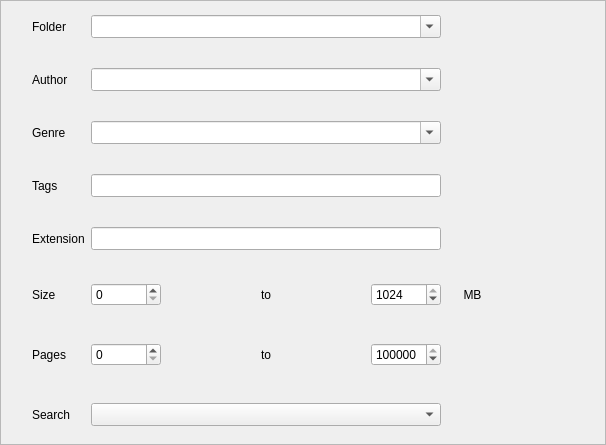
           <widget class="QFrame" name="frameSearchCriteria">
            <property name="sizePolicy">
             <sizepolicy hsizetype="Preferred" vsizetype="Preferred">
              <horstretch>0</horstretch>
              <verstretch>0</verstretch>
             </sizepolicy>
            </property>
            <property name="styleSheet">
             <string notr="true"/>
            </property>
            <property name="frameShape">
             <enum>QFrame::StyledPanel</enum>
            </property>
            <property name="frameShadow">
             <enum>QFrame::Raised</enum>
            </property>
            <layout class="QGridLayout" name="gridLayout_6">
             <property name="sizeConstraint">
              <enum>QLayout::SetDefaultConstraint</enum>
             </property>
             <property name="topMargin">
              <number>9</number>
             </property>
             <property name="bottomMargin">
              <number>9</number>
             </property>
             <item row="0" column="0">
              <layout class="QGridLayout" name="gridLayCriteria" rowstretch="0,0,0,0,0,0,0,0" columnstretch="1,3,2,3,1,1">
               <property name="leftMargin">
                <number>20</number>
               </property>
               <property name="topMargin">
                <number>5</number>
               </property>
               <property name="rightMargin">
                <number>20</number>
               </property>
               <property name="bottomMargin">
                <number>5</number>
               </property>
               <property name="verticalSpacing">
                <number>30</number>
               </property>
               <item row="5" column="5">
                <widget class="QPushButton" name="buttonSearchCriteria">
                 <property name="minimumSize">
                  <size>
                   <width>70</width>
                   <height>30</height>
                  </size>
                 </property>
                 <property name="maximumSize">
                  <size>
                   <width>90</width>
                   <height>16777215</height>
                  </size>
                 </property>
                 <property name="cursor">
                  <cursorShape>PointingHandCursor</cursorShape>
                 </property>
                 <property name="toolTip">
                  <string>Search Criteria</string>
                 </property>
                 <property name="styleSheet">
                  <string notr="true">/*QPushButton{
border: 1px solid grey;
}
QPushButton:hover
{
border: 1px solid lightblue;

}*/
border: 0px;</string>
                 </property>
                 <property name="text">
                  <string/>
                 </property>
                 <property name="icon">
                  <iconset resource="images.qrc">
                   <normaloff>:/icons/search_icon.png</normaloff>:/icons/search_icon.png</iconset>
                 </property>
                 <property name="iconSize">
                  <size>
                   <width>30</width>
                   <height>30</height>
                  </size>
                 </property>
                 <property name="flat">
                  <bool>true</bool>
                 </property>
                </widget>
               </item>
               <item row="4" column="0">
                <widget class="QLabel" name="labelExtensionCriteria">
                 <property name="text">
                  <string>Extension</string>
                 </property>
                </widget>
               </item>
               <item row="7" column="0">
                <widget class="QLabel" name="labelSearchCriteria">
                 <property name="text">
                  <string>Search</string>
                 </property>
                </widget>
               </item>
               <item row="1" column="0">
                <widget class="QLabel" name="labelAuthorCriteria">
                 <property name="text">
                  <string>Author</string>
                 </property>
                </widget>
               </item>
               <item row="3" column="0">
                <widget class="QLabel" name="labelGroupsCriteria">
                 <property name="text">
                  <string>Tags</string>
                 </property>
                </widget>
               </item>
               <item row="5" column="1">
                <widget class="QSpinBox" name="spinBoxFromSizeCriteria">
                 <property name="maximumSize">
                  <size>
                   <width>70</width>
                   <height>16777215</height>
                  </size>
                 </property>
                 <property name="maximum">
                  <number>1023</number>
                 </property>
                </widget>
               </item>
               <item row="7" column="1" colspan="3">
                <widget class="QComboBox" name="comboBoxSearchLoad">
                 <property name="minimumSize">
                  <size>
                   <width>0</width>
                   <height>23</height>
                  </size>
                 </property>
                 <property name="editable">
                  <bool>false</bool>
                 </property>
                 <item>
                  <property name="text">
                   <string/>
                  </property>
                 </item>
                </widget>
               </item>
               <item row="6" column="5">
                <widget class="QPushButton" name="buttonClearCriteria">
                 <property name="minimumSize">
                  <size>
                   <width>70</width>
                   <height>30</height>
                  </size>
                 </property>
                 <property name="maximumSize">
                  <size>
                   <width>90</width>
                   <height>16777215</height>
                  </size>
                 </property>
                 <property name="cursor">
                  <cursorShape>PointingHandCursor</cursorShape>
                 </property>
                 <property name="toolTip">
                  <string>Clear Criteria</string>
                 </property>
                 <property name="styleSheet">
                  <string notr="true">/*QPushButton{
border: 1px solid grey;
}
QPushButton:hover
{
border: 1px solid lightblue;

}*/
border: 0px;</string>
                 </property>
                 <property name="text">
                  <string/>
                 </property>
                 <property name="icon">
                  <iconset resource="images.qrc">
                   <normaloff>:/icons/clear_search_white_icon.png</normaloff>:/icons/clear_search_white_icon.png</iconset>
                 </property>
                 <property name="iconSize">
                  <size>
                   <width>30</width>
                   <height>30</height>
                  </size>
                 </property>
                 <property name="flat">
                  <bool>true</bool>
                 </property>
                </widget>
               </item>
               <item row="5" column="0">
                <widget class="QLabel" name="labelSizeCriteria">
                 <property name="text">
                  <string>Size</string>
                 </property>
                </widget>
               </item>
               <item row="5" column="3">
                <widget class="QSpinBox" name="spinBoxToSizeCriteria">
                 <property name="maximumSize">
                  <size>
                   <width>70</width>
                   <height>16777215</height>
                  </size>
                 </property>
                 <property name="maximum">
                  <number>1024</number>
                 </property>
                 <property name="value">
                  <number>1024</number>
                 </property>
                </widget>
               </item>
               <item row="7" column="5">
                <widget class="QPushButton" name="buttonSaveCriteria">
                 <property name="minimumSize">
                  <size>
                   <width>70</width>
                   <height>30</height>
                  </size>
                 </property>
                 <property name="maximumSize">
                  <size>
                   <width>90</width>
                   <height>16777215</height>
                  </size>
                 </property>
                 <property name="cursor">
                  <cursorShape>PointingHandCursor</cursorShape>
                 </property>
                 <property name="toolTip">
                  <string>Save Criteria</string>
                 </property>
                 <property name="styleSheet">
                  <string notr="true">/*QPushButton{
border: 1px solid grey;
}
QPushButton:hover
{
border: 1px solid lightblue;

}*/
border: 0px;</string>
                 </property>
                 <property name="text">
                  <string/>
                 </property>
                 <property name="icon">
                  <iconset resource="images.qrc">
                   <normaloff>:/icons/save_icon.png</normaloff>:/icons/save_icon.png</iconset>
                 </property>
                 <property name="iconSize">
                  <size>
                   <width>30</width>
                   <height>30</height>
                  </size>
                 </property>
                 <property name="flat">
                  <bool>true</bool>
                 </property>
                </widget>
               </item>
               <item row="7" column="4">
                <widget class="QPushButton" name="buttonSearchLoad">
                 <property name="minimumSize">
                  <size>
                   <width>51</width>
                   <height>25</height>
                  </size>
                 </property>
                 <property name="cursor">
                  <cursorShape>PointingHandCursor</cursorShape>
                 </property>
                 <property name="toolTip">
                  <string>Load Criteria</string>
                 </property>
                 <property name="styleSheet">
                  <string notr="true">/*QPushButton{
border: 1px solid grey;
}
QPushButton:hover
{
border: 1px solid lightblue;

}*/
border: 0px;</string>
                 </property>
                 <property name="text">
                  <string/>
                 </property>
                 <property name="icon">
                  <iconset resource="images.qrc">
                   <normaloff>:/icons/upload_icon.png</normaloff>:/icons/upload_icon.png</iconset>
                 </property>
                 <property name="flat">
                  <bool>true</bool>
                 </property>
                </widget>
               </item>
               <item row="6" column="0">
                <widget class="QLabel" name="labelPagesCriteria">
                 <property name="text">
                  <string>Pages</string>
                 </property>
                </widget>
               </item>
               <item row="0" column="0">
                <widget class="QLabel" name="labelFolderCriteria">
                 <property name="text">
                  <string>Folder</string>
                 </property>
                </widget>
               </item>
               <item row="6" column="3">
                <widget class="QSpinBox" name="spinBoxToPagesCriteria">
                 <property name="maximumSize">
                  <size>
                   <width>70</width>
                   <height>16777215</height>
                  </size>
                 </property>
                 <property name="minimum">
                  <number>0</number>
                 </property>
                 <property name="maximum">
                  <number>100000</number>
                 </property>
                 <property name="value">
                  <number>100000</number>
                 </property>
                </widget>
               </item>
               <item row="2" column="0">
                <widget class="QLabel" name="labelGenreCriteria">
                 <property name="text">
                  <string>Genre</string>
                 </property>
                </widget>
               </item>
               <item row="5" column="2">
                <widget class="QLabel" name="labelSizeToCriteria">
                 <property name="text">
                  <string>to</string>
                 </property>
                 <property name="alignment">
                  <set>Qt::AlignCenter</set>
                 </property>
                </widget>
               </item>
               <item row="6" column="1">
                <widget class="QSpinBox" name="spinBoxFromPagesCriteria">
                 <property name="maximumSize">
                  <size>
                   <width>70</width>
                   <height>16777215</height>
                  </size>
                 </property>
                 <property name="maximum">
                  <number>100000</number>
                 </property>
                </widget>
               </item>
               <item row="6" column="2">
                <widget class="QLabel" name="labelPagesToCriteria">
                 <property name="text">
                  <string>to</string>
                 </property>
                 <property name="alignment">
                  <set>Qt::AlignCenter</set>
                 </property>
                </widget>
               </item>
               <item row="4" column="1" colspan="3">
                <widget class="QLineEdit" name="textExts">
                 <property name="minimumSize">
                  <size>
                   <width>0</width>
                   <height>23</height>
                  </size>
                 </property>
                </widget>
               </item>
               <item row="4" column="4">
                <widget class="QPushButton" name="buttonExtensions">
                 <property name="cursor">
                  <cursorShape>PointingHandCursor</cursorShape>
                 </property>
                 <property name="toolTip">
                  <string>Select Extensions</string>
                 </property>
                 <property name="styleSheet">
                  <string notr="true">border: 0px;</string>
                 </property>
                 <property name="text">
                  <string/>
                 </property>
                 <property name="icon">
                  <iconset resource="images.qrc">
                   <normaloff>:/icons/puzzle_icon.png</normaloff>:/icons/puzzle_icon.png</iconset>
                 </property>
                 <property name="iconSize">
                  <size>
                   <width>20</width>
                   <height>20</height>
                  </size>
                 </property>
                </widget>
               </item>
               <item row="5" column="4">
                <widget class="QPushButton" name="buttonSizeCriteria">
                 <property name="minimumSize">
                  <size>
                   <width>0</width>
                   <height>0</height>
                  </size>
                 </property>
                 <property name="maximumSize">
                  <size>
                   <width>16777215</width>
                   <height>16777215</height>
                  </size>
                 </property>
                 <property name="cursor">
                  <cursorShape>PointingHandCursor</cursorShape>
                 </property>
                 <property name="toolTip">
                  <string>Select Unit</string>
                 </property>
                 <property name="styleSheet">
                  <string notr="true">border: 0px;
</string>
                 </property>
                 <property name="text">
                  <string>MB</string>
                 </property>
                 <property name="iconSize">
                  <size>
                   <width>25</width>
                   <height>20</height>
                  </size>
                 </property>
                </widget>
               </item>
               <item row="3" column="1" colspan="3">
                <widget class="QLineEdit" name="textTagsCriteria">
                 <property name="sizePolicy">
                  <sizepolicy hsizetype="Preferred" vsizetype="Fixed">
                   <horstretch>0</horstretch>
                   <verstretch>0</verstretch>
                  </sizepolicy>
                 </property>
                 <property name="minimumSize">
                  <size>
                   <width>0</width>
                   <height>23</height>
                  </size>
                 </property>
                </widget>
               </item>
               <item row="3" column="4">
                <widget class="QPushButton" name="buttonTags">
                 <property name="cursor">
                  <cursorShape>PointingHandCursor</cursorShape>
                 </property>
                 <property name="toolTip">
                  <string>Select Tags</string>
                 </property>
                 <property name="styleSheet">
                  <string notr="true">/*QPushButton{
border: 1px solid grey;
}
QPushButton:hover
{
border: 1px solid lightblue;

}*/
border: 0px;</string>
                 </property>
                 <property name="text">
                  <string/>
                 </property>
                 <property name="icon">
                  <iconset resource="images.qrc">
                   <normaloff>:/icons/tags_icon.png</normaloff>:/icons/tags_icon.png</iconset>
                 </property>
                 <property name="iconSize">
                  <size>
                   <width>20</width>
                   <height>20</height>
                  </size>
                 </property>
                </widget>
               </item>
               <item row="0" column="1" colspan="3">
                <widget class="QComboBox" name="comboBoxFolderCriteria">
                 <property name="sizePolicy">
                  <sizepolicy hsizetype="Preferred" vsizetype="Fixed">
                   <horstretch>0</horstretch>
                   <verstretch>0</verstretch>
                  </sizepolicy>
                 </property>
                 <property name="minimumSize">
                  <size>
                   <width>0</width>
                   <height>23</height>
                  </size>
                 </property>
                 <property name="maximumSize">
                  <size>
                   <width>16777215</width>
                   <height>16777215</height>
                  </size>
                 </property>
                 <property name="editable">
                  <bool>true</bool>
                 </property>
                 <property name="sizeAdjustPolicy">
                  <enum>QComboBox::AdjustToMinimumContentsLength</enum>
                 </property>
                 <property name="minimumContentsLength">
                  <number>40</number>
                 </property>
                 <property name="frame">
                  <bool>true</bool>
                 </property>
                 <item>
                  <property name="text">
                   <string/>
                  </property>
                 </item>
                </widget>
               </item>
               <item row="1" column="1" colspan="3">
                <widget class="QComboBox" name="comboBoxAuthorCriteria">
                 <property name="sizePolicy">
                  <sizepolicy hsizetype="Preferred" vsizetype="Fixed">
                   <horstretch>0</horstretch>
                   <verstretch>0</verstretch>
                  </sizepolicy>
                 </property>
                 <property name="minimumSize">
                  <size>
                   <width>0</width>
                   <height>23</height>
                  </size>
                 </property>
                 <property name="maximumSize">
                  <size>
                   <width>16777215</width>
                   <height>16777215</height>
                  </size>
                 </property>
                 <property name="editable">
                  <bool>true</bool>
                 </property>
                 <property name="sizeAdjustPolicy">
                  <enum>QComboBox::AdjustToMinimumContentsLength</enum>
                 </property>
                 <property name="minimumContentsLength">
                  <number>40</number>
                 </property>
                 <item>
                  <property name="text">
                   <string/>
                  </property>
                 </item>
                </widget>
               </item>
               <item row="2" column="1" colspan="3">
                <widget class="QComboBox" name="comboBoxGenreCriteria">
                 <property name="sizePolicy">
                  <sizepolicy hsizetype="Preferred" vsizetype="Fixed">
                   <horstretch>0</horstretch>
                   <verstretch>0</verstretch>
                  </sizepolicy>
                 </property>
                 <property name="minimumSize">
                  <size>
                   <width>0</width>
                   <height>23</height>
                  </size>
                 </property>
                 <property name="maximumSize">
                  <size>
                   <width>16777215</width>
                   <height>16777215</height>
                  </size>
                 </property>
                 <property name="editable">
                  <bool>true</bool>
                 </property>
                 <property name="sizeAdjustPolicy">
                  <enum>QComboBox::AdjustToMinimumContentsLength</enum>
                 </property>
                 <property name="minimumContentsLength">
                  <number>40</number>
                 </property>
                 <item>
                  <property name="text">
                   <string/>
                  </property>
                 </item>
                </widget>
               </item>
               <item row="2" column="4">
                <widget class="QPushButton" name="buttonGenre">
                 <property name="cursor">
                  <cursorShape>PointingHandCursor</cursorShape>
                 </property>
                 <property name="toolTip">
                  <string>Select Genres</string>
                 </property>
                 <property name="styleSheet">
                  <string notr="true">/*QPushButton{
border: 1px solid grey;
}
QPushButton:hover
{
border: 1px solid lightblue;

}*/
border: 0px;</string>
                 </property>
                 <property name="text">
                  <string/>
                 </property>
                 <property name="icon">
                  <iconset resource="images.qrc">
                   <normaloff>:/icons/add_new_icon.png</normaloff>:/icons/add_new_icon.png</iconset>
                 </property>
                 <property name="iconSize">
                  <size>
                   <width>20</width>
                   <height>20</height>
                  </size>
                 </property>
                </widget>
               </item>
               <item row="1" column="4">
                <widget class="QPushButton" name="buttonAuthor">
                 <property name="cursor">
                  <cursorShape>PointingHandCursor</cursorShape>
                 </property>
                 <property name="toolTip">
                  <string>Select Authors</string>
                 </property>
                 <property name="styleSheet">
                  <string notr="true">/*QPushButton{
border: 1px solid grey;
}
QPushButton:hover
{
border: 1px solid lightblue;

}*/
border: 0px;</string>
                 </property>
                 <property name="text">
                  <string/>
                 </property>
                 <property name="icon">
                  <iconset resource="images.qrc">
                   <normaloff>:/icons/add_user_icon.png</normaloff>:/icons/add_user_icon.png</iconset>
                 </property>
                 <property name="iconSize">
                  <size>
                   <width>20</width>
                   <height>20</height>
                  </size>
                 </property>
                </widget>
               </item>
               <item row="0" column="4">
                <widget class="QPushButton" name="buttonFolder">
                 <property name="cursor">
                  <cursorShape>PointingHandCursor</cursorShape>
                 </property>
                 <property name="toolTip">
                  <string>Select Folders</string>
                 </property>
                 <property name="styleSheet">
                  <string notr="true">/*QPushButton{
border: 1px solid grey;
}
QPushButton:hover
{
border: 1px solid lightblue;

}*/
border: 0px;</string>
                 </property>
                 <property name="text">
                  <string/>
                 </property>
                 <property name="icon">
                  <iconset resource="images.qrc">
                   <normaloff>:/icons/add_folder_icon.png</normaloff>:/icons/add_folder_icon.png</iconset>
                 </property>
                 <property name="iconSize">
                  <size>
                   <width>20</width>
                   <height>20</height>
                  </size>
                 </property>
                </widget>
               </item>
              </layout>
             </item>
            </layout>
           </widget>
